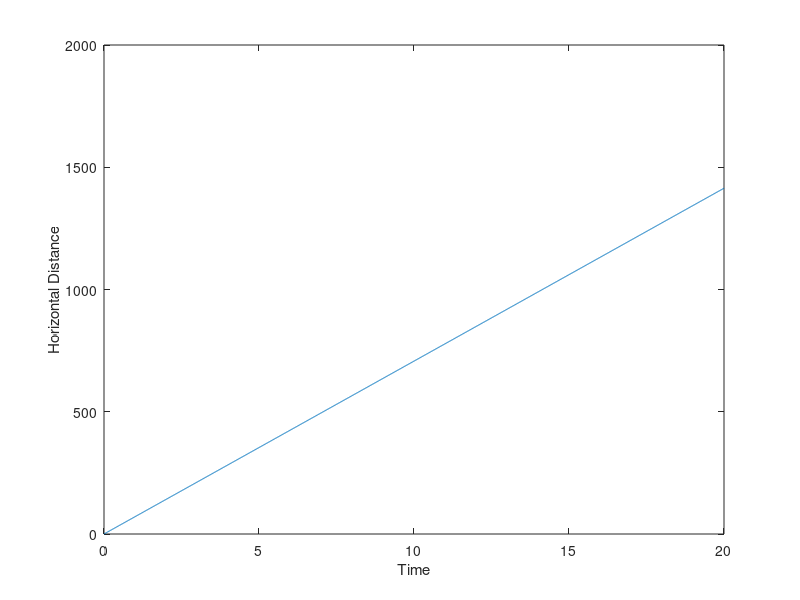
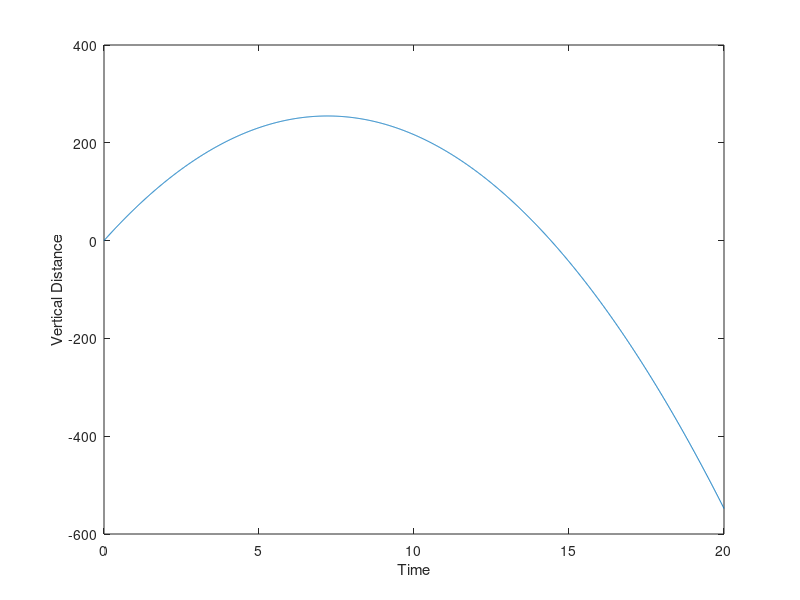
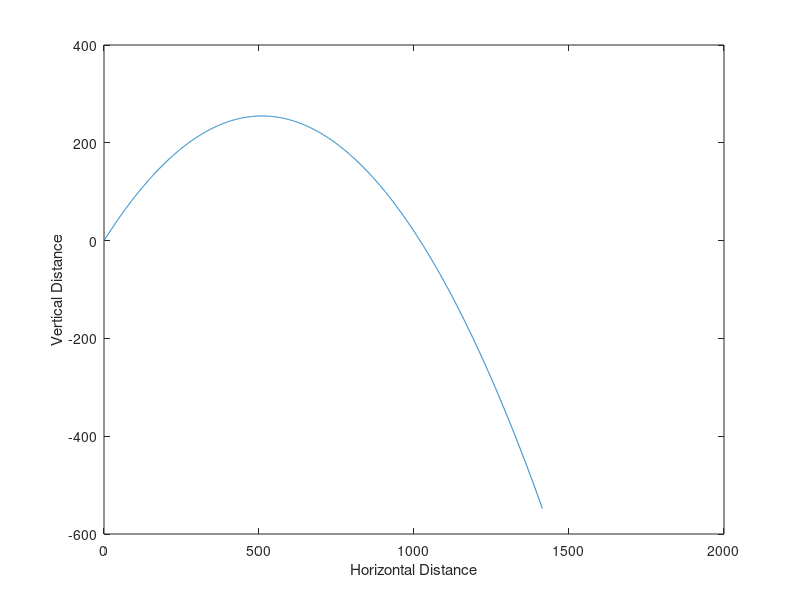

Write MATLAB code to recreate these figures, in order.
clc
clear all
v0=100;
g=9.81;
t=0:0.01:20;
teta=pi/4;
vertical=t.*v0*sin(teta)-(1/2)*g.*(t.^2);
horizontal=t.*v0*cos(teta);
plot(t,horizontal)
xlabel('Time')
ylabel('Horizontal Distance')
figure;
plot(t,vertical)
xlabel('Time')
ylabel('Vertical Distance')
figure;
plot(horizontal,vertical)
xlabel('Horizontal Distance')
ylabel('Vertical Distance')